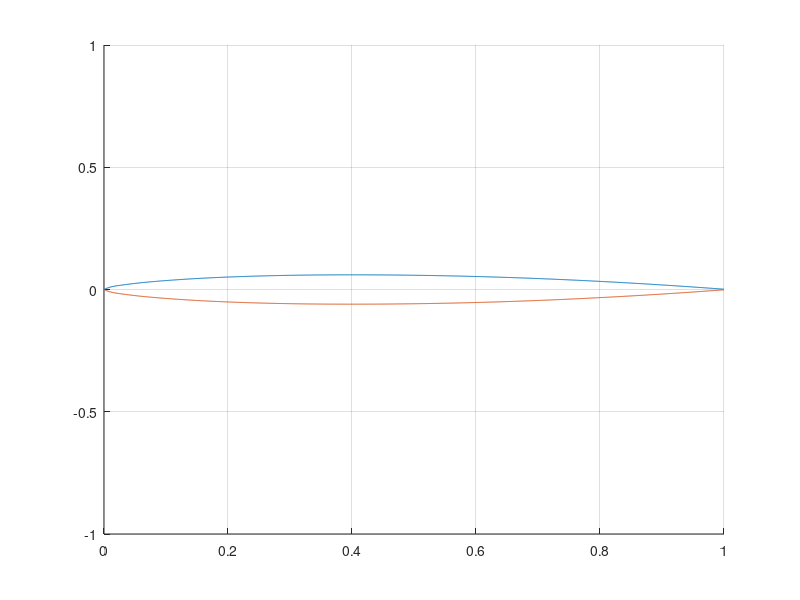

This figure's MATLAB source: (Note: this script raises an error after producing the figure.)
% ENME 570 Lab

clc
clear
close all

% Specify properties and pressure tap locations (mm)
chord = 152;
tap_locations = [0.76; 1.52; 3.81; 7.62; 11.43; 15.24; 19.05; 22.86; 38; 41.15; 62; 59.44; 80.77; 77.73; 101.35; 96.02; 121.92; 114.30; 137.16; 129.54];
span = 300;
air_density = 1.06; % kg/m3
air_nu = 0.00001506; % m2/s
water_density = 997; % kg/m3
oil_density = 867.4; % kg/m3
g = 9.81; % m/s2
airspeed = sqrt((2*oil_density*g*40/1000)/(air_density));
q = 0.5 * air_density * airspeed^2;

% Load the data
data = load('naca0012.dat');
pressure = load('pressure.txt');

% Top of the airfoil
x = data(1:length(data)/2+1, 1);
y = data(1:length(data)/2+1, 2);

% Fit a spline to the data
pp = spline(x, y);

% Plot the original data points
figure;
hold on;
grid on;
% plot(x, y, 'o', 'DisplayName', 'Original Data');
% plot(x, -y,'o', 'DisplayName', 'Original Data');
axis([0 1 -1 1])

% Plot the fitted spline
fitted_x = linspace(min(x), max(x), 1000);
fitted_y = ppval(pp, fitted_x);
plot(fitted_x, fitted_y, '-', 'DisplayName', 'Fitted Spline');
plot(fitted_x, -fitted_y, '-', 'DisplayName', 'Fitted Spline');

%%

% For every pressure tap, calculate the normal vector
for i = 1:length(tap_locations)
    normal_vec = normalAtX(tap_locations(i,1)/chord , pp);
    tap_vectors(i,1) = normal_vec(1);
    % Every even numbered tap is for the lower airfoil surface (-y vector)
    if mod(i,2) == 0
        tap_vectors(i,2) = - normal_vec(2);
        tap_locations(i,2) = - chord * ppval(pp, tap_locations(i,1)/chord);
        quiver(tap_locations(i,1)/chord, -ppval(pp, tap_locations(i,1)/chord), tap_vectors(i,1)/5, tap_vectors(i,2)/5);
    else
        tap_vectors(i,2) = normal_vec(2);
        tap_locations(i,2) = chord * ppval(pp, tap_locations(i,1)/chord);
        quiver(tap_locations(i,1)/chord, ppval(pp, tap_locations(i,1)/chord), tap_vectors(i,1)/5, tap_vectors(i,2)/5);
    end
end

% UNFINISHED SECTION: Visual representation of pressure tap locations and
% panels for each pressure tap.
% 
% 
% panel_points = nan(length(tap_locations(:,1)),2);
% panel_points(1,1) = 0;
% panel_points(1,2) = 0;
% panel_points(length(tap_locations(:,1)),1) = chord;
% panel_points(length(tap_locations(:,1)),2) = 0;
% for i = length(tap_locations(:,1))-1:-1:3
%     panel_points(i,1) = 0.5 * (tap_locations(i,1) + tap_locations(i-2,1));
%     panel_points(i,2) = 0.5 * (tap_locations(i,2) + tap_locations(i-2,2));
% end
% panel_points(2,1) = 0.5 * (tap_locations(i,1) + tap_locations(i-1,1));
% panel_points(2,2) = 0.5 * (tap_locations(i,2) + tap_locations(i-1,2));
% 
% figure
% hold on
% grid on
% plot(chord*fitted_x, chord*fitted_y, '-', 'DisplayName', 'Fitted Spline');
% plot(chord*fitted_x, -chord*fitted_y, '-', 'DisplayName', 'Fitted Spline');
% plot(panel_points(:,1),panel_points(:,2),'+','DisplayName','Panel Points');
% plot(tap_locations(:,1),tap_locations(:,2),'o','DisplayName','Tap Locations');
% hold off


% Calculate lengths of panels associated with each pressure tap
% Assume even number of pressure taps
% First panels extend to leading edge (offsets pressure tap from midpoint, index 1,2)
panel_lengths(1,1) = pdist2(chord*[0,0],[tap_locations(1,1),tap_locations(1,2)],"euclidean") + 0.5*pdist2([tap_locations(1,1), tap_locations(1,2)] , [tap_locations(3,1), tap_locations(3,2)] , 'euclidean');
panel_lengths(2,1) = pdist2(chord*[0,0],[tap_locations(2,1),tap_locations(2,2)],"euclidean") + 0.5*pdist2([tap_locations(2,1), tap_locations(2,2)] , [tap_locations(4,1), tap_locations(4,2)] , 'euclidean');
% Last panels extends to trailing edge (offsets pressure tap from midpoint, index 19,20)
panel_lengths(length(tap_locations(:,1)),1) = pdist2(chord*[1,0],[tap_locations(end,1),tap_locations(end,2)],"euclidean") + 0.5*pdist2([tap_locations(end,1), tap_locations(end,2)] , [tap_locations(end-2,1), tap_locations(end-2,2)] , 'euclidean');
panel_lengths(length(tap_locations(:,1))-1,1) = pdist2(chord*[1,0],[tap_locations(end-1,1),tap_locations(end-1,2)],"euclidean") + 0.5*pdist2([tap_locations(end-1,1), tap_locations(end-1,2)] , [tap_locations(end-3,1), tap_locations(end-3,2)],"euclidean");
% Subsequent panels contain pressure tap at exact midpoint
% Top of airfoil (odd numbers)
for i = length(tap_locations(:,1))-2:-2:4
    panel_lengths(i,1) = 0.5*pdist2([tap_locations(i,1),tap_locations(i,2)],[tap_locations(i+2,1),tap_locations(i+2,2)],'euclidean') + 0.5*pdist2([tap_locations(i,1),tap_locations(i,2)],[tap_locations(i-2,1),tap_locations(i-2,2)],'euclidean');
end
% Bottom of airfoil (even numbers)
for i = length(tap_locations(:,1))-3:-2:3
    panel_lengths(i,1) = 0.5*pdist2([tap_locations(i,1),tap_locations(i,2)],[tap_locations(i+1,1),tap_locations(i+1,2)],"euclidean") + 0.5*pdist2([tap_locations(i-1,1),tap_locations(i-1,2)],[tap_locations(i,1),tap_locations(i,2)],"euclidean");
end
% Check if sum of panel lengths approximates total airfoil circumference
airfoil_circumference = 2 * chord * integral(@(t) sqrt(1 + ppval(fnder(pp), t).^2), min(x), max(x));
disp("Sum of Panel Lengths: " + sum(panel_lengths) + "mm");
disp("Airfoil Circumference: " + airfoil_circumference + "mm");

% Lift Calculation
% For each angle of attack
for AoA = 1:length(pressure(1,:))
    % For each panel/pressure tap
    for i = 1:length(tap_locations(:,1))
        dA = (span * panel_lengths(i,1)) / 10^6;
        % Direction of tap_vector accounts for upper/lower surface
        dL(i,AoA) = pressure(i,AoA) * dA * tap_vectors(i,2);
    end
    lift(AoA) = sum(dL(:,AoA)) - sum(dL(:,1));
end

% Coefficient of Lift Calculation
for i = 1:length(lift)
    CL(i) = lift(i)/(q * (span * chord) / 10^6);
end

figure
hold on
title("CL v AoA of NACA0012 Airfoil (Pressure Distribution)")
plot([0,2,4,6,8,10,12,14,16],CL)


%%
% FUNCTIONS

% Define a function to calculate the normal vector at a given x position
function normal_vector = normalAtX(x_val, pp)
    % Calculate the first derivative (slope)
    dydx = ppval(fnder(pp, 1), x_val);
    
    % Tangent vector (normalized)
    tangent_vector = [1, dydx] / norm([1, dydx]);
    
    % Normal vector (90 degrees rotated)
    normal_vector = [-tangent_vector(2), tangent_vector(1)];
end